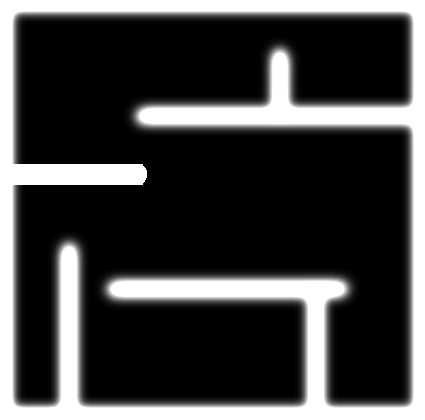
#> input picture robot/inv_map.png, 425 x 420 px
$ python -i utils.py   (imports and definitions only)
#> lines starting #> are read from the running program, lines starting #| are printed output that depends on the picture
import math
import png
import numpy
import matplotlib.pyplot as plt
from PIL import Image, ImageOps


def dist2d(point1, point2):
    """
    Euclidean distance between two points
    :param point1:
    :param point2:
    :return:
    """

    x1, y1 = point1[0:2]
    x2, y2 = point2[0:2]

    dist2 = (x1 - x2)**2 + (y1 - y2)**2

    return math.sqrt(dist2)


def png_to_ogm(filename, normalized=False, origin='lower'):
    """
    Convert a png image to occupancy data.
    :param filename: the image filename
    :param normalized: whether the data should be normalised, i.e. to be in value range [0, 1]
    :param origin:
    :return:
    """
#> called with filename = '../inv_map.png', normalized = False, origin = 'lower'

    # additional edit: it inverses image. because it has opposite representation with SLAM driven map
    image = Image.open(filename)
#> image is the input picture: PIL image 425x420 RGBA; mean R, G, B, A 66.8, 66.8, 66.8, 255
    if image.mode == 'RGBA':
        r, g, b, a = image.split()
#> a: PIL image 425x420 L; every value is 255
        rgb_image = Image.merge('RGB', (r, g, b))
        inverted_image = ImageOps.invert(rgb_image)
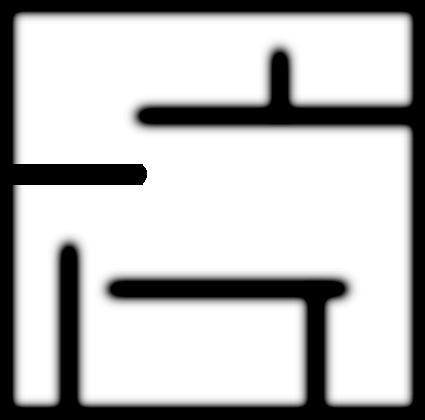
#> inverted_image: PIL image 425x420 RGB; min 0, max 255, mean 188.2
        r2, g2, b2 = inverted_image.split()
        final_transparent_image = Image.merge('RGBA', (r2, g2, b2, a))
        final_transparent_image.save('./maps/inverted_map.png')
    else:
        inverted_image = ImageOps.invert(image)
        inverted_image.save('./maps/inverted_map.png')

#> (the run stopped early here; a loop or call above may not have finished)
